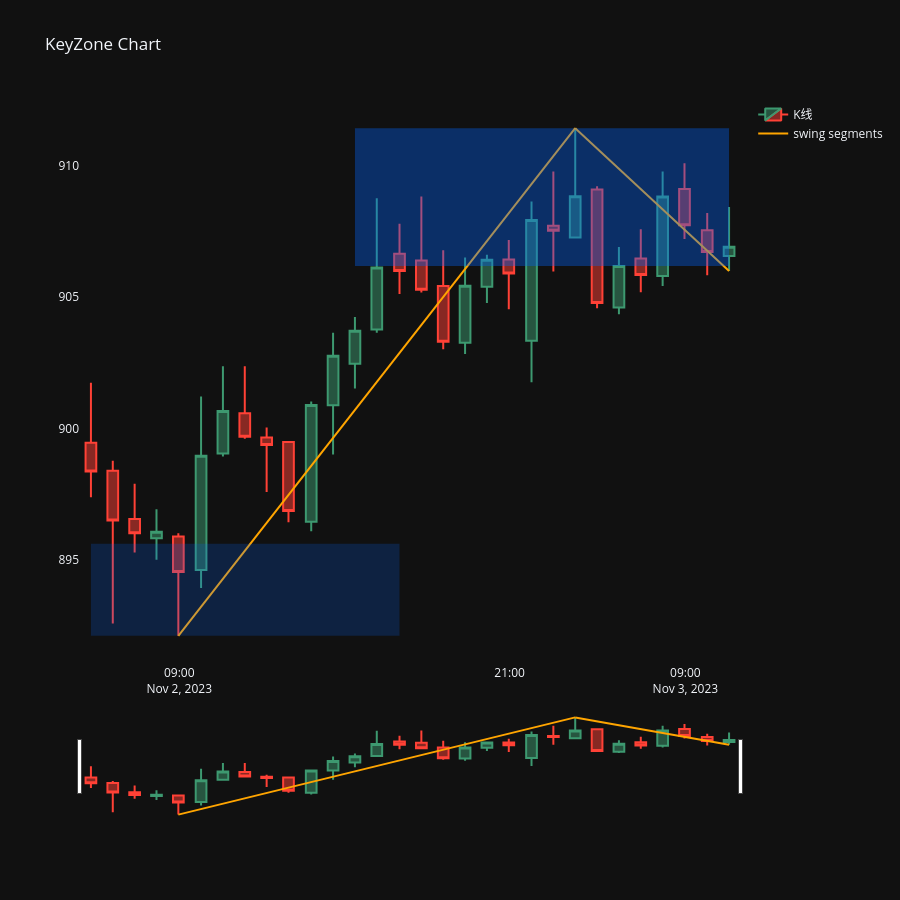

Notebook source saved alongside this figure:
### Code cell
from pulao.symbol import SymbolLoader
from datetime import timedelta,datetime,time
from pulao.keyzone import KeyZone
# 画图
import polars as pl
import pandas as pd
import plotly.graph_objects as go
from plotly.subplots import make_subplots
from pulao.constant import *
from pulao.mtc import MultiTimeframeContext
from pulao.keyzone import KeyZoneManager
import chinese_calendar as cc

SymbolLoader.load("../pulao/symbol/data/symbols.yaml")
symbol = "i8888"
timeframe = Timeframe.M15
mtc = MultiTimeframeContext(symbol=symbol)
mtc.register(timeframe)
tf_mgr = mtc.get_manager(timeframe)
sbar_manager = tf_mgr.sbar_manager
cbar_manager = tf_mgr.cbar_manager
swing_manager = tf_mgr.swing_manager
trend_manager = tf_mgr.trend_manager
sbar_manager.read_parquet()
cbar_manager.read_parquet()
swing_manager.read_parquet()
trend_manager.read_parquet()
#
# region . Plotly
#

df_sbar = sbar_manager.df_sbar.to_pandas().set_index("datetime", drop=False)
if "index" in df_sbar.columns:
    del df_sbar["index"]
df_sbar.insert(0, "index", range(len(df_sbar)))

# region 构建波段数据
df_swing = swing_manager.df_swing.to_pandas()
df_swing["start_datetime"] = pd.Series(dtype="datetime64[ns]")
df_swing["end_datetime"] = pd.Series(dtype="datetime64[ns]")
if "index" in df_swing.columns:
    del df_swing["index"]
df_swing.insert(0, "index", range(len(df_swing)))

for i, row in enumerate(df_swing.itertuples()):
    df = df_sbar[
        (df_sbar["id"] >= row.sbar_start_id) & (df_sbar["id"] <= row.sbar_end_id)
    ]
    start_datetime = df.iloc[0]["datetime"]
    end_datetime = df.iloc[-1]["datetime"]
    df_swing.at[i, "start_datetime"] = start_datetime
    df_swing.at[i, "end_datetime"] = end_datetime

xs_swing = []
ys_swing = []
texts_swing = []
text_positions_swing = []
for i, row in enumerate(df_swing.itertuples()):
    xs_swing += [row.start_datetime, row.end_datetime, None]
    print("df_swing - "+str(i),row)
    start_index = df_sbar[(df_sbar["id"] == row.sbar_start_id)]["index"].iloc[0]
    end_index = df_sbar[(df_sbar["id"] == row.sbar_end_id)]["index"].iloc[0]
    if row.direction == Direction.UP:
        start_price = df_sbar[(df_sbar["id"] == row.sbar_start_id)]["low_price"].iloc[0]
        end_price = df_sbar[(df_sbar["id"] == row.sbar_end_id)]["high_price"].iloc[0]
        text_positions_swing += ["bottom center", "top center", "middle center"]
    else:
        start_price = df_sbar[(df_sbar["id"] == row.sbar_start_id)]["high_price"].iloc[
            0
        ]
        end_price = df_sbar[(df_sbar["id"] == row.sbar_end_id)]["low_price"].iloc[0]
        text_positions_swing += ["top center", "bottom center", "middle center"]
    ys_swing += [start_price, end_price, None]
    texts_swing += [start_index, end_index, None]
# endregion

# region 构建趋势数据
df_trend = trend_manager.df_trend.to_pandas()
df_trend["start_datetime"] = pd.Series(dtype="datetime64[ns]")
df_trend["end_datetime"] = pd.Series(dtype="datetime64[ns]")
df_trend.insert(0, "index", range(len(df_trend)))

for i, row in enumerate(df_trend.itertuples()):
    print("df_trend[datatime] - "+ str(i), row)
    df = df_swing[
        (df_swing["id"] >= row.swing_start_id) & (df_swing["id"] <= row.swing_end_id)
    ]
    start_datetime = df.iloc[0]["start_datetime"]
    end_datetime = df.iloc[-1]["end_datetime"]
    df_trend.at[i, "start_datetime"] = start_datetime
    df_trend.at[i, "end_datetime"] = end_datetime

xs_trend = []
ys_trend = []
texts_trend = []
text_positions_trend = []
for i, row in enumerate(df_trend.itertuples()):
    xs_trend += [row.start_datetime, row.end_datetime, None]
    print("df_trend[marker] - "+ str(i), row)
    start_index = df_swing[(df_swing["id"] == row.swing_start_id)]["index"].iloc[0]
    end_index = df_swing[(df_swing["id"] == row.swing_end_id)]["index"].iloc[0]
    if row.direction == Direction.UP:
        start_price = df_swing[(df_swing["id"] == row.swing_start_id)]["low_price"].iloc[0]
        end_price = df_swing[(df_swing["id"] == row.swing_end_id)]["high_price"].iloc[0]
        text_positions_trend += ["bottom center", "top center", "middle center"]
    else:
        start_price = df_swing[(df_swing["id"] == row.swing_start_id)]["high_price"].iloc[
            0
        ]
        end_price = df_swing[(df_swing["id"] == row.swing_end_id)]["low_price"].iloc[0]
        text_positions_trend += ["top center", "bottom center", "middle center"]
    ys_trend += [start_price, end_price, None]
    texts_trend += [start_index, end_index, None]
#endregion

# region fig
fig = make_subplots(rows=1, cols=1)
fig.add_trace(
    go.Candlestick(
        x=df_sbar.index,
        open=df_sbar["open_price"],
        high=df_sbar["high_price"],
        low=df_sbar["low_price"],
        close=df_sbar["close_price"],
        name="K线",
    ),
    row=1,
    col=1,
)
#
# df_fractal_bottom = df_sbar[(df_sbar["fractal_type"] == FractalType.BOTTOM)]
#
# fig.add_trace(
#     go.Scatter(
#         x=df_fractal_bottom["datetime"],
#         y=df_fractal_bottom["low_price"] * 0.995,  # 放在K线最低价下方一点，不遮挡蜡烛
#         mode="markers+text",
#         name="swing point low",
#         marker=dict(
#             symbol="triangle-up",
#             size=14,
#             color="#1E90FF",
#         ),
#         text=df_fractal_bottom["index"],  # ← 添加序号
#         textposition="bottom center",  # ← 文字位置
#         textfont=dict(size=10, color="white"),
#         hovertemplate="<b>波段低点</b><br>"
#         + "时间: %{x}<br>"
#         + "价格: %{y:.2f}<br>"
#         + "<extra></extra>",
#     ),
#     row=1,
#     col=1,
# )
#
#
# df_fractal_top = df_sbar[(df_sbar["fractal_type"] == FractalType.TOP)]
#
# fig.add_trace(
#     go.Scatter(
#         x=df_fractal_top["datetime"],
#         y=df_fractal_top["high_price"] * 1.005,  # 放在K线最高价上方一点
#         mode="markers+text",
#         name="swing point high",
#         marker=dict(
#             symbol="triangle-down",
#             size=14,
#             color="#FF4500",
#         ),
#         text=df_fractal_top["index"],  # ← 添加序号
#         textposition="top center",  # ← 文字位置
#         textfont=dict(size=10, color="white"),
#         hovertemplate="<b>波段高点</b><br>"
#         + "时间: %{x}<br>"
#         + "价格: %{y:.2f}<br>"
#         + "<extra></extra>",
#     ),
#     row=1,
#     col=1,
# )

fig.add_trace(
    go.Scatter(
        x=xs_swing,
        y=ys_swing,
        name="swing segments",
        mode="lines",  # lines+text 支持显示文字
        line=dict(width=2, color="orange"),
        text=texts_swing,
        textposition=text_positions_swing,  # 文字位置
    )
)

fig.add_trace(
    go.Scatter(
        x=xs_trend,
        y=ys_trend,
        name="trend segments",
        mode="lines",  # lines+text 支持显示文字
        line=dict(width=2, color="red"),
        text=texts_trend,
        textposition=text_positions_trend,  # 文字位置
    )
)

keyzone_manager = KeyZoneManager(mtc)
df_keyzone = keyzone_manager.read_parquet()
df_keyzone = df_keyzone.filter(pl.col("timeframe")==timeframe)
zones = [KeyZone(**row) for row in df_keyzone.rows(named=True)]
for zone in zones:
    print(zone)
    sbar_list = sbar_manager.get_around_sbar(zone.sbar_start_id, 10)
    start_dt = sbar_list[0].datetime
    end_dt = sbar_list[-1].datetime
    fig.add_shape(
        type="rect",
        xref="x",
        yref="y",
        x0=start_dt,
        x1=end_dt,
        y0=zone.lower,
        y1=zone.upper,
        fillcolor="rgba(0, 100, 255, 0.2)",
        line=dict(width=0)
    )

fig.update_layout(
    title="KeyZone Chart",
    height=900,
    hovermode="x unified",  # X轴悬停联动虚线
)

fig.update_xaxes(
    showgrid=False,
)

fig.update_yaxes(
    showgrid=False,
)
def build_range_breaks(start_dt, end_dt):

    # 添加节假日
    holidays = [
        d.strftime("%Y-%m-%d")
        # pd.to_datetime(d)
        for d in cc.get_holidays(start_dt, end_dt, include_weekends=False)
    ]
    print(holidays)
    if holidays:
        holidays = dict(values=holidays, dvalue=24*60*60*1000)

    range_breaks = [
        dict(bounds=["sat", "mon"]),
        # # 午休
        dict(bounds=[11.51, 13.5], pattern="hour"),
        #
        # # 小节间休息
        dict(bounds=[10.26, 10.5], pattern="hour"), # 10+15/60 = 10.25
        #
        # # 非交易时段（适用于有夜盘品种）
        dict(bounds=[15.01, 21], pattern="hour"),    # 白盘收盘到夜盘开盘
        dict(bounds=[23.01, 9], pattern="hour"),    # 夜盘23点后到次日9点

        # 节假日
        # dict(values=['2024-02-10', '2024-02-11', '2024-02-12', '2024-02-13', '2024-02-14'])
        # holidays
    ]
    print(range_breaks)

    return range_breaks

fig.update_xaxes(
        rangebreaks= build_range_breaks(df_sbar.index[0],df_sbar.index[-1]),
)

fig.show()
# endregion

# endregion

### Figure 1 — Plotly figure (JSON) as saved in the notebook; plotly's stock layout.template omitted (floating-point values rounded to 4 significant figures)
{"data": [{"close": [898.4, 896.5, 896.0, 896.1, 894.5, 899.0, 900.7, 899.7, 899.4, 896.9, 900.9, 902.8, 903.7, 906.1, 906.0, 905.3, 903.3, 905.4, 906.4, 905.9, 907.9, 907.5, 908.8, 904.8, 906.2, 905.8, 908.8, 907.7, 906.7, 906.9], "high": [901.7, 898.8, 897.9, 896.9, 896.0, 901.2, 902.4, 902.4, 900.0, 899.5, 901.0, 903.6, 904.2, 908.8, 907.8, 908.8, 906.8, 906.5, 906.6, 907.2, 908.6, 909.8, 911.4, 909.2, 906.9, 907.6, 909.8, 910.1, 908.2, 908.4], "low": [897.4, 892.6, 895.3, 895.0, 892.1, 893.9, 898.9, 899.6, 897.6, 896.4, 896.1, 899.0, 901.5, 903.6, 905.1, 905.2, 903.0, 902.8, 904.8, 904.5, 901.8, 906.0, 907.3, 904.6, 904.3, 905.2, 905.4, 907.2, 905.8, 906.0], "name": "K线", "open": [899.5, 898.4, 896.6, 895.8, 895.9, 894.6, 899.1, 900.6, 899.7, 899.5, 896.5, 900.9, 902.5, 903.8, 906.7, 906.4, 905.4, 903.3, 905.4, 906.4, 903.3, 907.7, 907.3, 909.1, 904.6, 906.5, 905.8, 909.1, 907.5, 906.6], "x": ["2023-11-01T22:00:00.000000", "2023-11-01T22:15:00.000000", "2023-11-01T22:30:00.000000", "2023-11-01T22:45:00.000000", "2023-11-01T23:00:00.000000", "2023-11-02T09:15:00.000000", "2023-11-02T09:30:00.000000", "2023-11-02T09:45:00.000000", "2023-11-02T10:00:00.000000", "2023-11-02T10:15:00.000000", "2023-11-02T10:45:00.000000", "2023-11-02T11:00:00.000000", "2023-11-02T11:15:00.000000", "2023-11-02T11:30:00.000000", "2023-11-02T13:45:00.000000", "2023-11-02T14:00:00.000000", "2023-11-02T14:15:00.000000", "2023-11-02T14:30:00.000000", "2023-11-02T14:45:00.000000", "2023-11-02T15:00:00.000000", "2023-11-02T21:15:00.000000", "2023-11-02T21:30:00.000000", "2023-11-02T21:45:00.000000", "2023-11-02T22:00:00.000000", "2023-11-02T22:15:00.000000", "2023-11-02T22:30:00.000000", "2023-11-02T22:45:00.000000", "2023-11-02T23:00:00.000000", "2023-11-03T09:15:00.000000", "2023-11-03T09:30:00.000000"], "type": "candlestick", "xaxis": "x", "yaxis": "y"}, {"line": {"color": "orange", "width": 2}, "mode": "lines", "name": "swing segments", "text": ["4", "22", null, "22", "29", null], "textposition": ["bottom center", "top center", "middle center", "top center", "bottom center", "middle center"], "x": ["2023-11-01T23:00:00", "2023-11-02T21:45:00", null, "2023-11-02T21:45:00", "2023-11-03T09:30:00", null], "y": [892.1, 911.4, null, 911.4, 906.0, null], "type": "scatter"}, {"line": {"color": "red", "width": 2}, "mode": "lines", "name": "trend segments", "text": [], "textposition": [], "x": [], "y": [], "type": "scatter"}], "layout": {"xaxis": {"anchor": "y", "domain": [0.0, 1.0], "showgrid": false, "rangebreaks": [{"bounds": ["sat", "mon"]}, {"bounds": [11.51, 13.5], "pattern": "hour"}, {"bounds": [10.26, 10.5], "pattern": "hour"}, {"bounds": [15.01, 21], "pattern": "hour"}, {"bounds": [23.01, 9], "pattern": "hour"}]}, "yaxis": {"anchor": "x", "domain": [0.0, 1.0], "showgrid": false}, "shapes": [{"fillcolor": "rgba(0, 100, 255, 0.2)", "line": {"width": 0}, "type": "rect", "x0": "2023-11-02T11:15:00", "x1": "2023-11-03T09:30:00", "xref": "x", "y0": 911.4, "y1": 906.2, "yref": "y"}, {"fillcolor": "rgba(0, 100, 255, 0.2)", "line": {"width": 0}, "type": "rect", "x0": "2023-11-01T22:00:00", "x1": "2023-11-02T13:45:00", "xref": "x", "y0": 895.6, "y1": 892.1, "yref": "y"}, {"fillcolor": "rgba(0, 100, 255, 0.2)", "line": {"width": 0}, "type": "rect", "x0": "2023-11-02T11:15:00", "x1": "2023-11-03T09:30:00", "xref": "x", "y0": 911.4, "y1": 906.2, "yref": "y"}], "title": {"text": "KeyZone Chart"}, "height": 900, "hovermode": "x unified"}}
